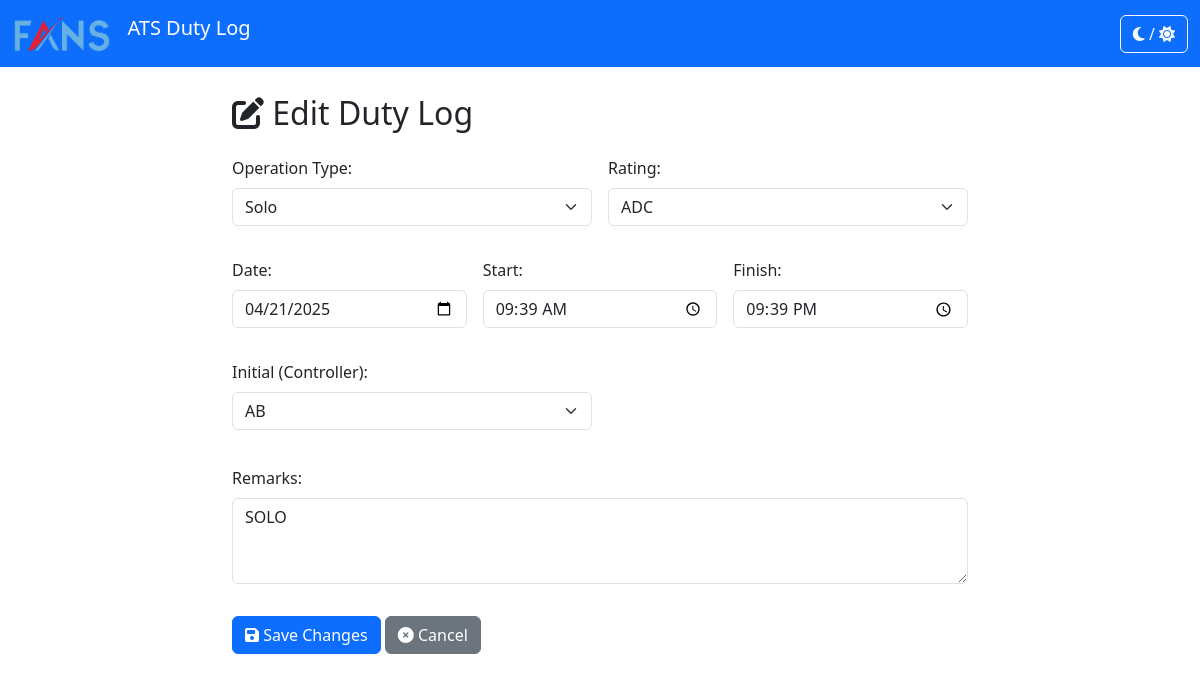
Screenshot of /logs/3/edit/ with the database file from the repository.
### duty_hour_log/models.py (models this page shows, shortened)
class DutyHourLog(models.Model):
    OP_CHOICES = [
        ('', '---------'), # Add a blank choice
        ('Solo', 'Solo'),
        ('OJT', 'OJT'),
        ('Assessment', 'Assessment'),
    ]
    RATING_CHOICES = [
        ('ADC', 'ADC'),
        ('APP', 'APP'),
        ('APS', 'APS'),
        ('ATCA', 'ATCA'),
    ]
    op = models.CharField(
        max_length=20,
        choices=OP_CHOICES,
        verbose_name="Operation Type"
    )
    date = models.DateField()
    start_time = models.TimeField(verbose_name="Start Time")
    finish_time = models.TimeField(verbose_name="Finish Time")
    rating = models.CharField(
        max_length=10,
        choices=RATING_CHOICES
    )
    initial = models.ForeignKey(
        Initial,
        on_delete=models.PROTECT,
        verbose_name="Initial (Controller)", # For Solo operations
        related_name='duty_logs_as_primary',
        null=True, # Made optional
        blank=True  # Made optional
    )
    ojti = models.ForeignKey(
        Initial,
        on_delete=models.PROTECT,
        null=True,
        blank=True,
        verbose_name="OJTI",
        related_name='duty_logs_as_ojti',
        help_text="Select for OJT operations."
    )
    examiner = models.ForeignKey(
        Initial,
        on_delete=models.PROTECT,
        null=True,
        blank=True,
        verbose_name="Examiner",
        related_name='duty_logs_as_examiner',
        help_text="Select for Assessment operations."
    )
    trainee = models.ForeignKey( # NEW FIELD
        Initial,
        on_delete=models.PROTECT,
        null=True,
        blank=True,
        verbose_name="Trainee",
        related_name='duty_logs_as_trainee',
        help_text="Select for OJT or Assessment operations."
    )
    remarks = models.TextField(blank=True, null=True)
    created_at = models.DateTimeField(auto_now_add=True)
    updated_at = models.DateTimeField(auto_now=True)
    class Meta:
        ordering = ['-date', '-start_time']
        verbose_name = "Duty Hour Log"
        verbose_name_plural = "Duty Hour Logs"

### duty_hour_log/views.py (the view)
# urls.py: path('<int:pk>/edit/', views.log_update, name='log_update'),
def log_update(request, pk):
    log_instance = get_object_or_404(DutyHourLog, pk=pk)
    if request.method == 'POST':
        form = DutyHourLogForm(request.POST, instance=log_instance)
        if form.is_valid():
            form.save()
            return redirect('log_detail', pk=log_instance.pk) # Redirect to detail view
    else: # GET request
        form = DutyHourLogForm(instance=log_instance) # No initial date needed here, uses instance data
    context = {'form': form, 'log_instance': log_instance, 'form_title': 'Edit Duty Log'}
    return render(request, 'duty_hour_log/log_form.html', context)

### duty_hour_log/models.py (called while the page is built)
    def __str__(self):
        return self.code

### duty_hour_log/templates/duty_hour_log/log_form.html (shortened to what this page needs)
{% extends 'duty_hour_log/base.html' %}
{% block content %}
     <div class="row">
        <div class="col-lg-8 offset-lg-2">
            <h2 class="mb-4"><i class="fas fa-edit"></i> {{ form_title|default:"Edit Log Entry" }}</h2>
            <form method="post">
                 <div class="row g-3">
                    <div class="col-md-6 form-field-wrapper">
                        {{ form.op.label_tag }}{{ form.op }}
                    </div>
                     <div class="col-md-6 form-field-wrapper">
                        {{ form.rating.label_tag }} {{ form.rating }}
                    </div>
                    <div class="col-md-4 form-field-wrapper">
                        {{ form.date.label_tag }} {{ form.date }}
                    </div>
                    <div class="col-md-4 form-field-wrapper">
                        {{ form.start_time.label_tag }} {{ form.start_time }}
                    </div>
                    <div class="col-md-4 form-field-wrapper">
                        {{ form.finish_time.label_tag }} {{ form.finish_time }}
                    </div>
                    <div class="col-md-6 form-field-wrapper" id="p_id_initial">
                        {{ form.initial.label_tag }} {{ form.initial }}
                    </div>
                    <div class="col-12 form-field-wrapper">
                        {{ form.remarks.label_tag }} {{ form.remarks }}
                    </div>
                </div>
                <button type="submit" class="btn btn-primary mt-3"><i class="fas fa-save"></i> Save Changes</button>
                {% if log_instance %}
                    <a href="{% url 'log_detail' log_instance.pk %}" class="btn btn-secondary mt-3"><i class="fas fa-times-circle"></i> Cancel</a>
                {% else %}
                     <a href="{% url 'log_list' %}" class="btn btn-secondary mt-3"><i class="fas fa-times-circle"></i> Cancel</a>
                {% endif %}
            </form>
        </div>
    </div>
{% endblock %}

### duty_hour_log/templates/duty_hour_log/base.html (style rules this page uses)
body { padding-top: 70px; transition: background-color 0.3s, color 0.3s; }
.form-field-wrapper { margin-bottom: 1rem; }
.form-field-wrapper label { margin-bottom: 0.5rem; }

### rows the page displays
DutyHourLog: op "Solo", rating "ADC", date "04/21/2025", start_time "09:39:00", finish_time "21:39:00", initial "AB", remarks "SOLO"
